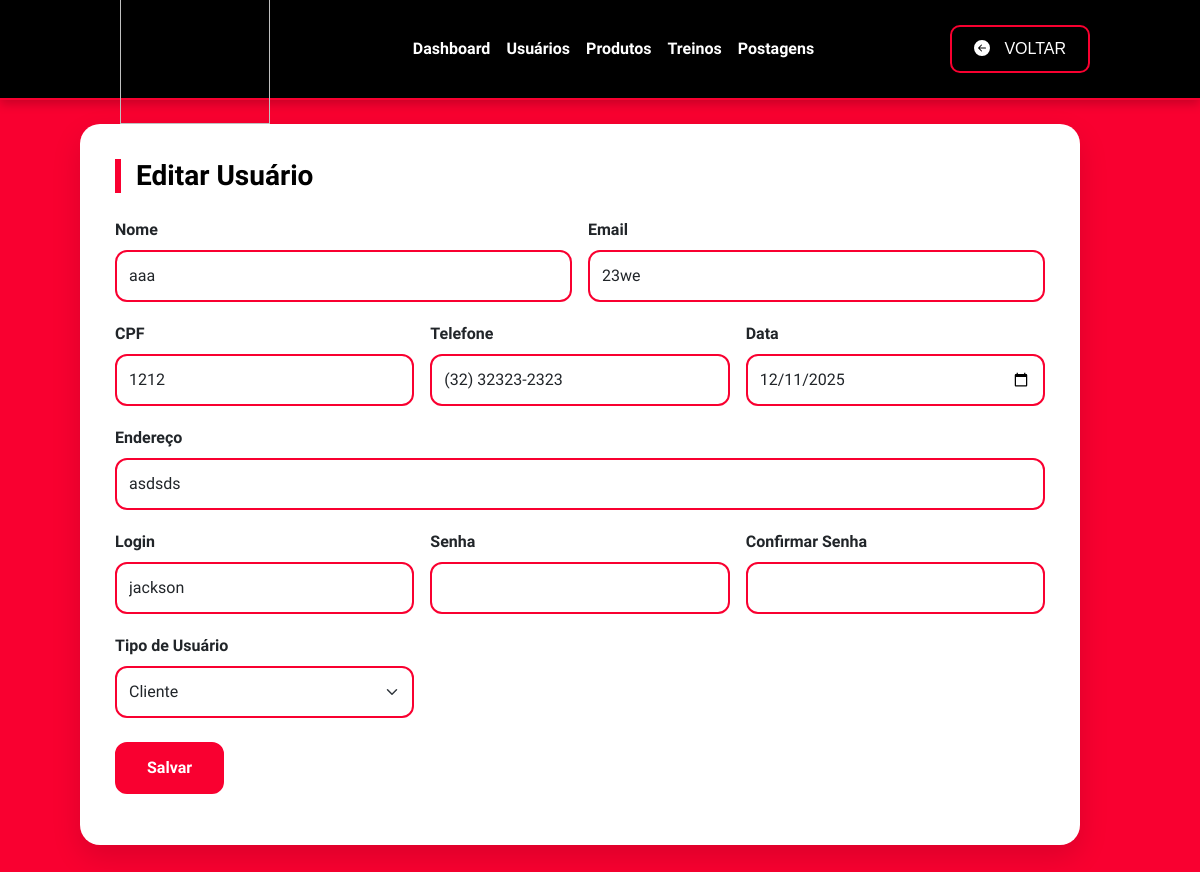
Screenshot of /usuario/UsuarioForm.php?id=26 (signed in) with the database file from the repository.
### tables this page shows
CREATE TABLE IF NOT EXISTS `usuario` (
  `id` int NOT NULL AUTO_INCREMENT,
  `nome` varchar(100) DEFAULT '0',
  `cpf` varchar(15) DEFAULT '0',
  `tipo` varchar(50) DEFAULT NULL,
  `data` date DEFAULT NULL,
  `email` varchar(50) DEFAULT '',
  `endereco` varchar(50) DEFAULT '',
  `login` varchar(80) DEFAULT NULL,
  `senha` varchar(150) DEFAULT NULL,
  `telefone` varchar(20) DEFAULT NULL,
  PRIMARY KEY (`id`)
);

### db.class.php (called while the page is built, shortened)
<?php
class db
{
    private $host = 'localhost';
    private $user = 'root';
    private $password = '';
    private $port = '3306';
    private $dbname = 'pweb_athlos';
    private $table = 'usuario';
    public function conn()
    {
        try {
            $conn = new PDO(
                "mysql:host={$this->host};dbname={$this->dbname};port={$this->port};charset=utf8mb4",
                $this->user,
                $this->password,
                [
                    PDO::ATTR_ERRMODE => PDO::ERRMODE_EXCEPTION,
                    PDO::ATTR_DEFAULT_FETCH_MODE => PDO::FETCH_OBJ
                ]
            );
            return $conn;
        } catch (PDOException $e) {
            die('Erro de conexão com o banco: ' . $e->getMessage());
        }
    }
    public function find($id)
    {
        $conn = $this->conn();
        $sql = "SELECT * FROM {$this->table} WHERE id = ?";
        $st = $conn->prepare($sql);
        $st->execute([$id]);
        return $st->fetch();
    }
}

### usuario/UsuarioForm.php (the view, shortened to what this page needs)
<?php
require '../db.class.php';
require '../header.php';
$db = new db();
if (!empty($_GET['id'])) {
    $db->checkLogin();
}
$data = null;
if (!empty($_GET['id'])) {
    $data = $db->find($_GET['id']);
}
?>
<!doctype html>
<html>
<head>
    <link href="https://cdn.jsdelivr.net/npm/bootstrap@5.3.0/dist/css/bootstrap.min.css" rel="stylesheet">
</head>
<body>
<div class="card-form">
    <h3 class="title"><?= !empty($data) ? "Editar Usuário" : "Cadastro de Usuário" ?></h3>
    <form action="" method="post">
        <div class="row g-3">
            <div class="col-md-6">
                <label class="form-label">Nome</label>
                <input class="form-control" type="text" name="nome" value="<?= htmlspecialchars($data->nome ?? '') ?>">
            </div>
            <div class="col-md-6">
                <label class="form-label">Email</label>
                <input class="form-control" type="text" name="email" value="<?= htmlspecialchars($data->email ?? '') ?>">
            </div>
        </div>
        <div class="row g-3 mt-1">
            <div class="col-md-4">
                <label class="form-label">CPF</label>
                <input class="form-control" type="text" name="cpf" value="<?= htmlspecialchars($data->cpf ?? '') ?>">
            </div>
            <div class="col-md-4">
                <label class="form-label">Telefone</label>
                <input class="form-control" type="text" name="telefone" value="<?= htmlspecialchars($data->telefone ?? '') ?>">
            </div>
            <div class="col-md-4">
                <label class="form-label">Data</label>
                <input class="form-control" type="date" name="data" value="<?= htmlspecialchars($data->data ?? '') ?>">
            </div>
        </div>
        <div class="row g-3 mt-1">
            <div class="col-md-12">
                <label class="form-label">Endereço</label>
                <input class="form-control" type="text" name="endereco" value="<?= htmlspecialchars($data->endereco ?? '') ?>">
            </div>
        </div>
        <div class="row g-3 mt-1">
            <div class="col-md-4">
                <label class="form-label">Login</label>
                <input class="form-control" type="text" name="login" value="<?= htmlspecialchars($data->login ?? '') ?>">
            </div>
            <div class="col-md-4">
                <label class="form-label">Senha</label>
                <input class="form-control" type="password" name="senha">
            </div>
            <div class="col-md-4">
                <label class="form-label">Confirmar Senha</label>
                <input class="form-control" type="password" name="c_senha">
            </div>
        </div>
        <div class="row g-3 mt-1">
            <div class="col-md-4">
                <label class="form-label">Tipo de Usuário</label>
                <select name="tipo" class="form-select">
                    <option value="cliente" <?= (!empty($data) && $data->tipo == 'cliente') ? 'selected' : '' ?>>Cliente</option>
                </select>
            </div>
        </div>
        <div class="mt-4">
            <button class="btn-save" type="submit">Salvar</button>
        </div>
    </form>
</div>
</body>
</html>

### usuario/UsuarioForm.php (style rules this page uses)
body { background: #f90030; font-family: 'Sora', sans-serif; min-height: 100vh; padding: 40px 0; display: flex; justify-content: center; }
.card-form { background: #fff; width: 100%; margin-left: 50px; margin-top: 60px; margin-bottom: 100px; max-width: 1000px; border-radius: 20px; padding: 35px; box-shadow: 0 12px 30px rgba(0,0,0,0.12); animation: fade .3s ease-out; }
.title { font-weight: 800; color: #000; border-left: 6px solid #f90030; padding-left: 15px; margin-bottom: 25px; }
.form-label { font-weight: 600; }
.form-control, .form-select { border-radius: 12px; border: 2px solid #f90030; padding: 12px; }
.btn-save { background: #f90030; color: #fff; font-weight: 700; border-radius: 12px; padding: 12px 30px; border: 2px solid #f90030; transition: .25s; }

### rows the page displays
usuario: nome "aaa", email "23we", cpf "1212", telefone "(32) 32323-2323", data "12/11/2025", endereco "asdsds", login "jackson", tipo "Cliente"
